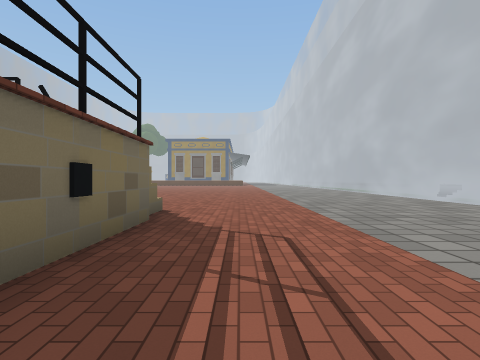
view 1 (above)

24 first-person views from a walk through a 3-D level made in the Unity game engine. The camera is 0.64 m above the floor, looks level and sees 80° across. The floor is counted in squares, 1 m on a side. Each view is taken from the middle of a square. On the plan, view 1 faces up. The plan holds only what a view shows up to about 9 squares ahead; the rest is blank. The place goes on beyond the plan. The player is left out. Some surface patterns are stand-ins.

view 2
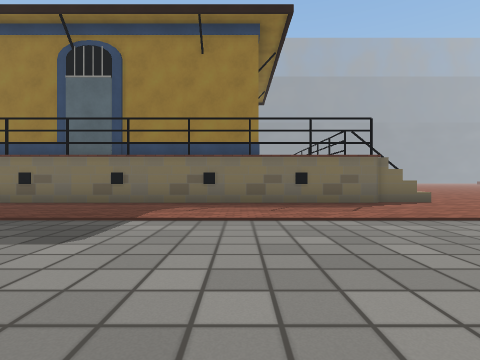

view 3
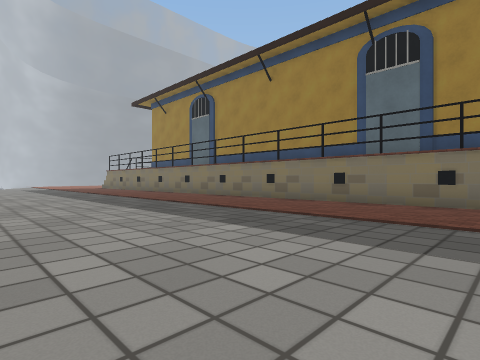

view 4
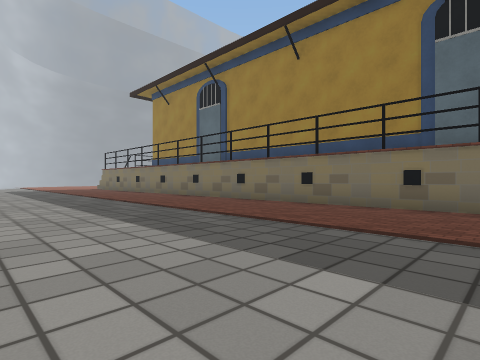

view 5
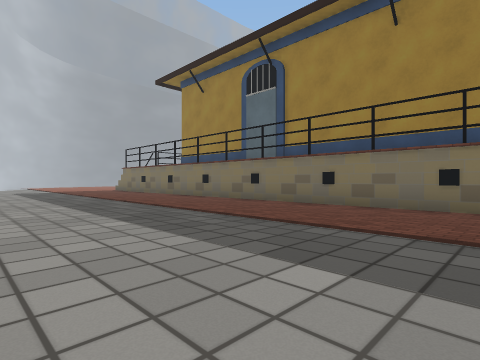

view 6
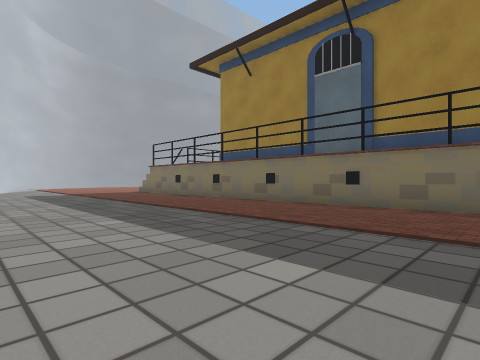

view 7
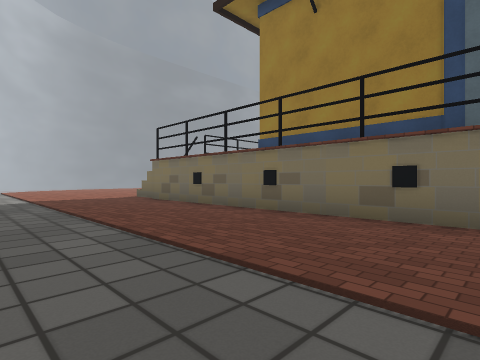

view 8
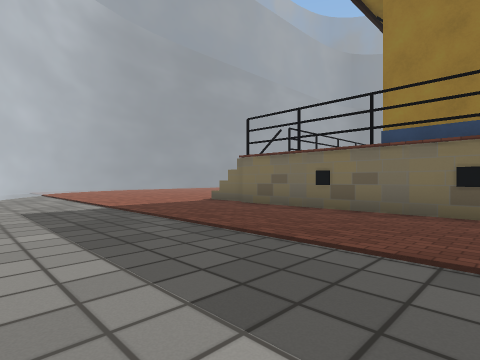

view 9
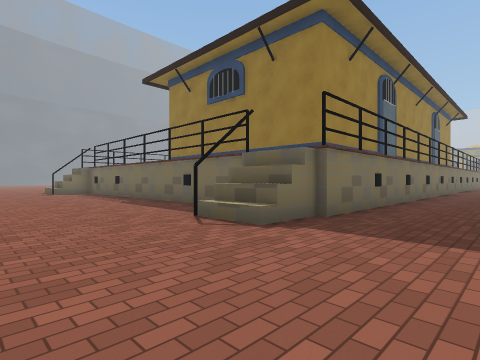

view 10
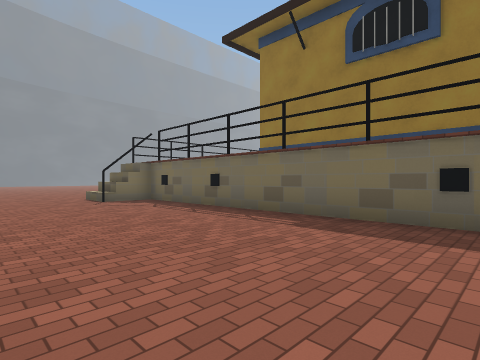

view 11
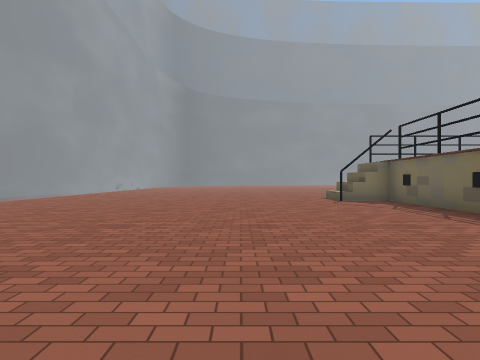

view 12
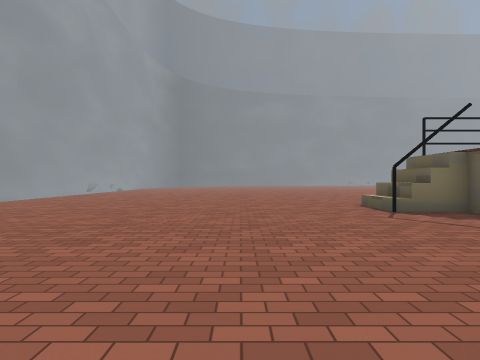

view 13
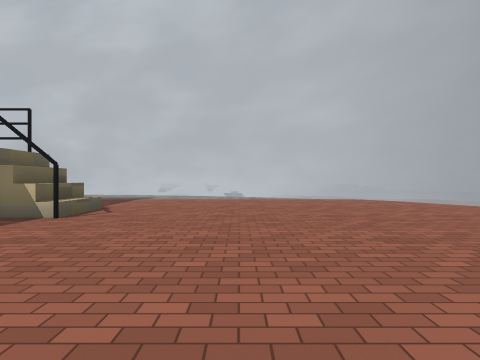

view 14
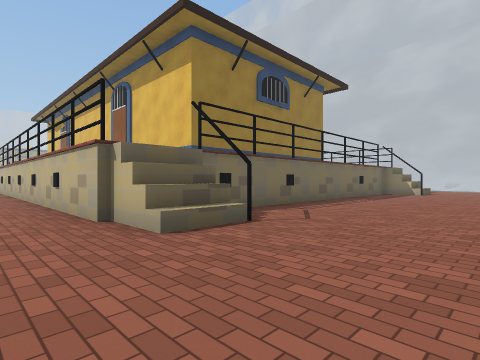

view 15
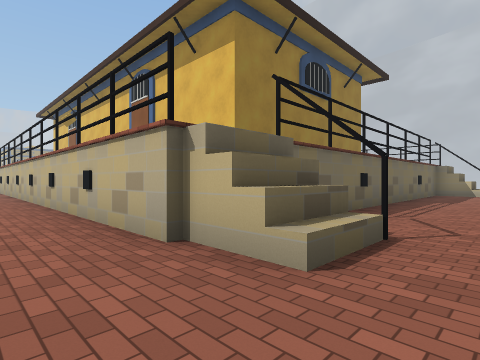

view 16
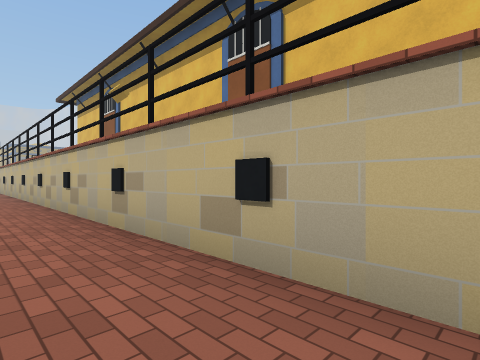

view 17
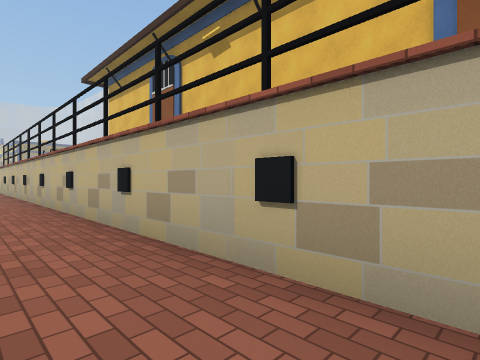

view 18
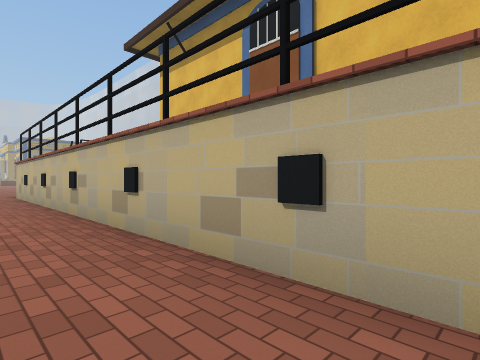

view 19
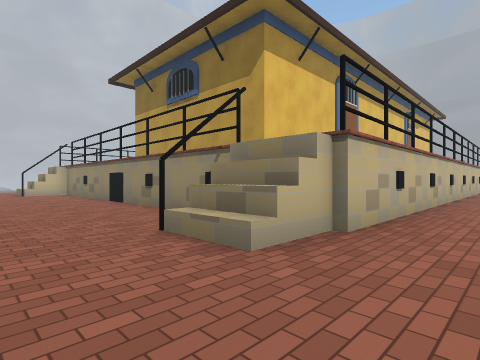

view 20
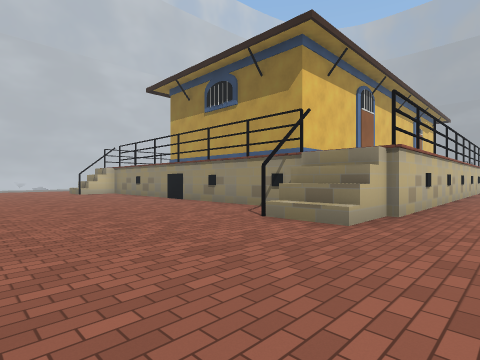

view 21
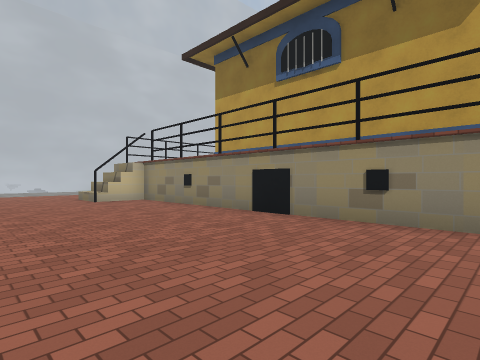

view 22
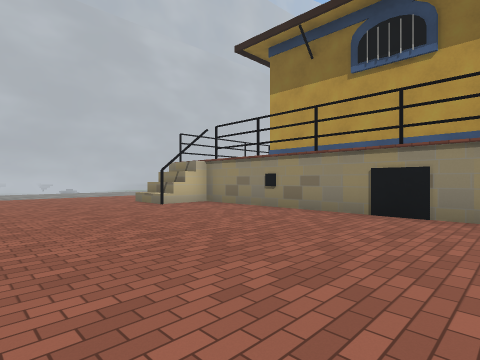

view 23
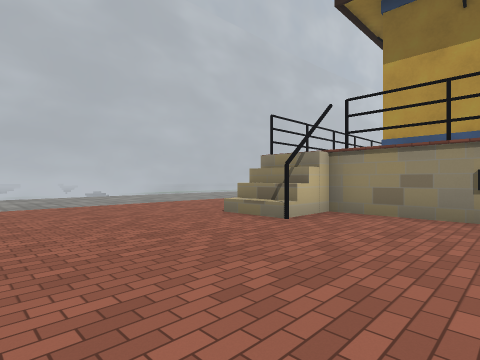

view 24
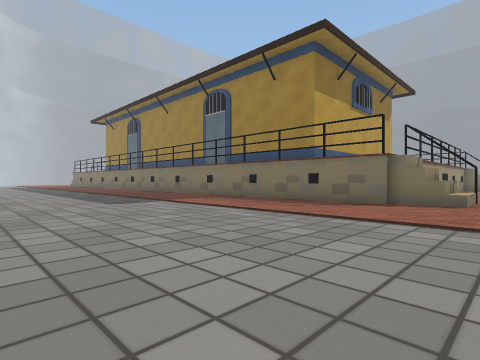

### Floor plan
Points are (right, up) in squares from view 1. A wall is a line through its corners. A room is listed if a view was taken in it or the views show most of it. See-through windows are left out.
Room 1 (views 1, 2, 3, 4, 5, 6, 7, 8, 9, 10, 11, 12, 13, 14, 15, 16, 17, 18, 19, 20, 21, 22, 23, 24)
walls: (-1.7, -21.4) (-1.7, -22.9) (-3.2, -22.9) (-3.2, -21.9); (-3.5, -21.4) (-13.8, -21.4) (-13.8, -22.9) (-15.3, -22.9) (-15.3, -21.4); (-1.6, -21.8) (-3.2, -21.8); (-1.6, -22.2) (-3.2, -22.2); (-1.5, 4.6) (-1.5, -21.5); (-3.2, 5) (-1.6, 5); (-3.2, 5.4) (-1.6, 5.4); (-13.8, -21.8) (-15.4, -21.8); (-13.8, -22.2) (-15.4, -22.2); (-15.5, -21.5) (-15.5, 4.6); (-13.5, 4.6) (-3.2, 4.6) (-3.2, 6.1) (-1.7, 6.1) (-1.7, 4.5); (-15.3, 4.5) (-15.3, 6.1) (-13.6, 6.1); (-15.4, 5) (-13.8, 5); (-15.4, 5.4) (-13.8, 5.4)
low walls: (-1.6, -22.5) (-3.2, -22.5); (-3.2, 5.7) (-1.6, 5.7); (-13.8, -22.5) (-15.4, -22.5); (-15.4, 5.7) (-13.8, 5.7)

Where each view was taken, in squares from view 1:
view 1: 0 up, 0 right, facing up
view 2: 1 up, 6 right, facing left
view 3: 1 down, 6 right, facing down-left
view 4: 3 down, 5 right, facing down-left
view 5: 6 down, 5 right, facing down-left
view 6: 9 down, 5 right, facing down-left
view 7: 13 down, 3 right, facing down-left
view 8: 16 down, 4 right, facing down-left
view 9: 26 down, 1 right, facing up-left
view 10: 26 down, 5 left, facing up-left
view 11: 26 down, 5 left, facing left
view 12: 26 down, 8 left, facing left
view 13: 26 down, 8 left, facing right
view 14: 26 down, 17 left, facing up-right
view 15: 24 down, 17 left, facing up-right
view 16: 18 down, 17 left, facing up-right
view 17: 13 down, 17 left, facing up-right
view 18: 8 down, 17 left, facing up-right
view 19: 8 up, 17 left, facing down-right
view 20: 10 up, 17 left, facing down-right
view 21: 9 up, 12 left, facing down-right
view 22: 10 up, 10 left, facing down-right
view 23: 10 up, 6 left, facing down-right
view 24: 7 up, 6 right, facing down-left
